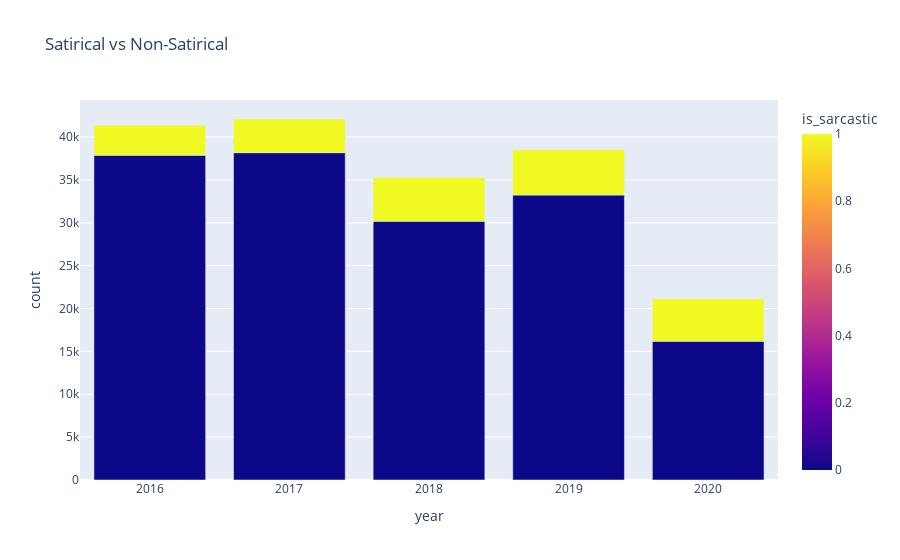

Notebook source saved alongside this figure:
### Code cell
fig = px.bar(sarcastic_year_group, x="year", y="count", color="is_sarcastic", title="Satirical vs Non-Satirical")
fig.show()

### Figure 1 — Plotly figure (JSON) as saved in the notebook; plotly's stock layout.template omitted (floating-point values rounded to 4 significant figures)
{"data": [{"alignmentgroup": "True", "hovertemplate": "year=%{x}<br>count=%{y}<br>is_sarcastic=%{marker.color}<extra></extra>", "legendgroup": "", "marker": {"color": [0, 1, 0, 1, 0, 1, 0, 1, 0, 1], "coloraxis": "coloraxis"}, "name": "", "offsetgroup": "", "orientation": "v", "showlegend": false, "textposition": "auto", "type": "bar", "x": [2016, 2016, 2017, 2017, 2018, 2018, 2019, 2019, 2020, 2020], "xaxis": "x", "y": [37884, 3488, 38187, 3928, 30180, 5104, 33244, 5293, 16182, 4959], "yaxis": "y"}], "layout": {"barmode": "relative", "coloraxis": {"colorbar": {"title": {"text": "is_sarcastic"}}, "colorscale": [[0, "#0d0887"], [0.1111, "#46039f"], [0.2222, "#7201a8"], [0.3333, "#9c179e"], [0.4444, "#bd3786"], [0.5556, "#d8576b"], [0.6667, "#ed7953"], [0.7778, "#fb9f3a"], [0.8889, "#fdca26"], [1, "#f0f921"]]}, "legend": {"tracegroupgap": 0}, "title": {"text": "Satirical vs Non-Satirical"}, "xaxis": {"anchor": "y", "domain": [0, 1], "title": {"text": "year"}}, "yaxis": {"anchor": "x", "domain": [0, 1], "title": {"text": "count"}}}}
